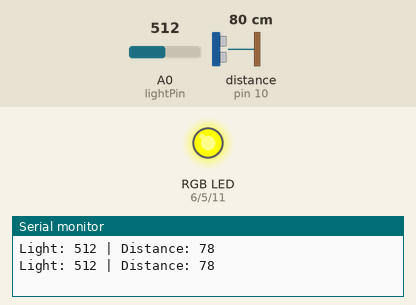
This sketch was run on a simulated Arduino Uno, built with avr-gcc and run on an emulated ATmega328P. Parts: an RGB LED mixed from three pins (HIGH = lit), the last lines printed to the serial monitor. Wiring (inferred from the names in the program): ultrasonic range finder: trigger pin 9; echo pin 10. Dashed ring = blinking. The test bench sets the inputs (shaded band); at power-on: distance to the obstacle (sensor on pin 10) 80 cm, A0 (lightPin) = 512. The echo pulse lasts 58.3 µs per cm; pins used as bus, display or sensor lines are not drawn.

Above: at 3.3 s.
3.4 s: distance to the obstacle (sensor on pin 10) set to 24 cm
At 3.93 s:
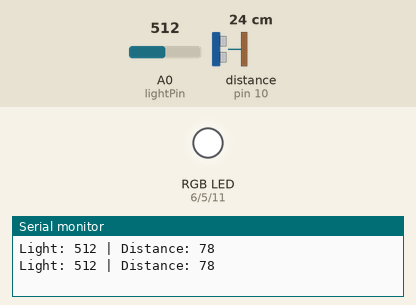
7.8 s: distance to the obstacle (sensor on pin 10) set to 20 cm
At 10.36 s:
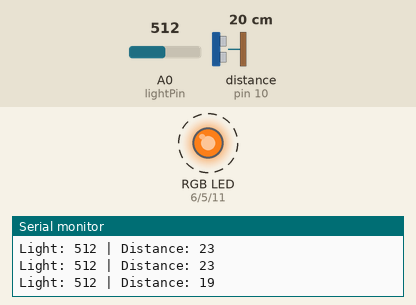
12.4 s: A0 (lightPin) set to 491
At 15.1 s:
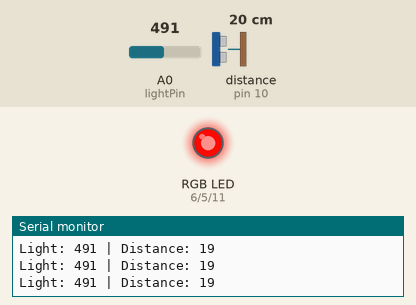
15.9 s: distance to the obstacle (sensor on pin 10) set to 35 cm
At 17.29 s:
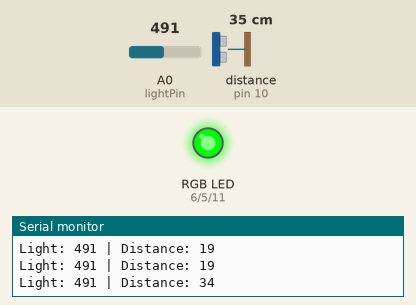
19.4 s: A0 (lightPin) set to 510
At 19.95 s:
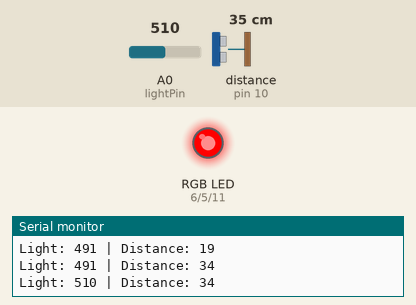
22.9 s: distance to the obstacle (sensor on pin 10) set to 2 cm
Timing chart, 0 to 27.4 s (numbered marks = the images above; inputs shaded):
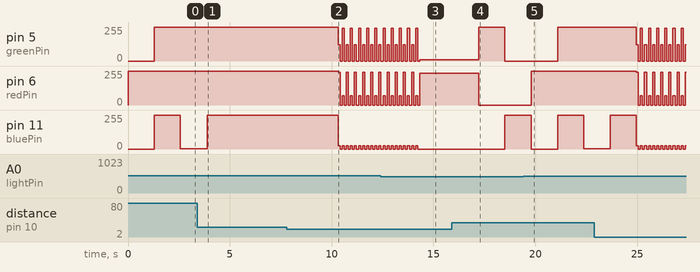

Measured:
- the behaviour switches between 22 and 21 cm on distance to the obstacle (sensor on pin 10) (found by bisection; images 1 and 2)
- the behaviour switches between 501 and 500 on A0 (lightPin) (found by bisection; images 2 and 3)
- after the input at 3.4 s, pin 5 (greenPin): stays 255/255 (without the input it goes to 7/255 after 3.0 s); pin 11 (bluePin): goes on until 3.9 s, then stays 255/255
- after the input at 7.8 s, pin 6 (redPin): 255/255 → 245/255 after 2.5 s, → 0/255 0.10 s later, → 68/255 0.10 s later, → 0/255 0.10 s later, … (5 changes in this stretch)
- after the input at 12.4 s, pin 11 (bluePin): goes on until 14.2 s, then stays 0/255
- after the input at 15.9 s, pin 5 (greenPin): 10/255 → 255/255 after 1.3 s, → 0/255 1.3 s later; pin 6 (redPin): 240/255 → 0/255 after 1.3 s; pin 11 (bluePin): 0/255 → 255/255 after 2.6 s
- after the input at 19.4 s, pin 6 (redPin): goes on until 19.8 s, then stays 255/255

The sketch:

moodlight_quartet.ino
```cpp
// ambient mood light with a twist
// rgb glows in rainbow color fade when its dark and no motion
// rgb glows bright red when there is motion detected in the dark - interrupts rainbow fade
// rgb glows yellow and blue when its bright and no motion
// rgb blinks green and orange when its bright and motion detected - interrupts yellow and blue

const int redPin = 6;
const int greenPin = 5;
const int bluePin = 11;

const int trigPin = 9;
const int echoPin = 10;

const int lightPin = A0;

long duration;
int distance;

void setup() {
  pinMode(redPin, OUTPUT);
  pinMode(greenPin, OUTPUT);
  pinMode(bluePin, OUTPUT);
  pinMode(trigPin, OUTPUT);
  pinMode(echoPin, INPUT);
  Serial.begin(9600);
}

void loop() {
  // read light value first
  int lightVal = analogRead(lightPin);
  Serial.print("Light: ");
  Serial.print(lightVal);

  // ultrasonic logic
  digitalWrite(trigPin, LOW);
  delayMicroseconds(2);

  digitalWrite(trigPin, HIGH);
  delayMicroseconds(10);
  digitalWrite(trigPin, LOW);

  duration = pulseIn(echoPin, HIGH);
  distance = 0.034 * duration / 2;
  Serial.print(" | Distance: ");
  Serial.println(distance);

  if (lightVal <= 500) {
    if (distance <= 20) {
    analogWrite(redPin, 240);
    analogWrite(greenPin, 10);
    analogWrite(bluePin, 0);
    } else {
      for (int i = 0; i < 768; i++) {
        rainbow(i);
        delay(5);
      }
      }
  } else {
    if (distance <= 20) {
      for (int i = 0; i < 5; i++) {
        analogWrite(redPin, 245);
      analogWrite(greenPin, 123);
      analogWrite(bluePin, 24);
      delay(100);
      analogWrite(redPin, 0);
      analogWrite(greenPin, 0);
      analogWrite(bluePin, 0);
      delay(100);
      analogWrite(redPin, 68);
      analogWrite(greenPin, 245);
      analogWrite(bluePin, 24);
      delay(100);
      analogWrite(redPin, 0);
      analogWrite(greenPin, 0);
      analogWrite(bluePin, 0);
      delay(100);
      }

    } else {
      for (int i = 0; i < 512; i++) {
        blueyellowfade(i);
        delay(5);
      }

    }
  }
}

bool isMotionDetected() {

}

void blueyellowfade(int pos) {
  int red, green, blue;

  if (pos < 256) {
    red = 255;
    green = 256 - pos;
    blue = pos;
  } else {
    pos -= 256;
    red = pos;
    green = 255;
    blue = 256 - pos;
  }
  analogWrite(redPin, red);
  analogWrite(greenPin, green);
  analogWrite(bluePin, blue);
}

void rainbow(int pos) {
  int red, green, blue;

    if (pos < 256) {
      red = 255 - pos;
      green = pos;
      blue = 0;
    } else if (pos < 512) {
      pos -= 256;
      red = 0;
      green = 255 - pos;
      blue = pos;
    } else {
      pos -= 512;
      red = pos;
      green = 0;
      blue = 255 - pos;
    }

  analogWrite(redPin, red);
  analogWrite(greenPin, green);
  analogWrite(bluePin, blue);

}
```
